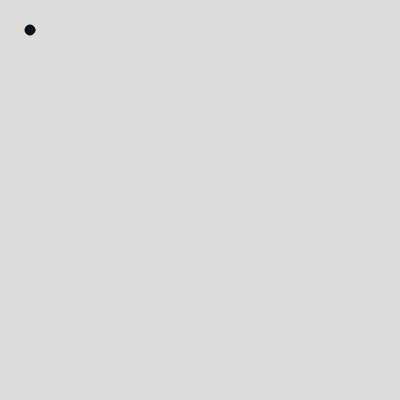
Frame 1 (no input)
Frame 60 (no input): identical to frame 1, image omitted
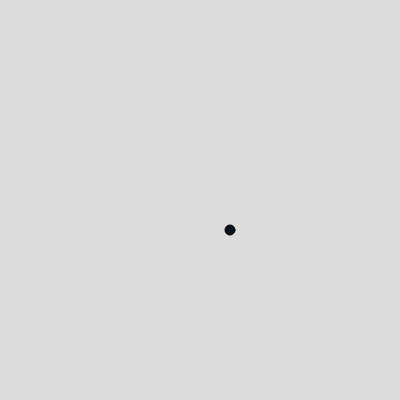
Frame 120 (the mouse pressed at the canvas centre since frame 60)

The p5.js sketch that drew these frames (run headless with seeded random() and noise() and a simulated clock; from frame 60 on, the mouse is pressed at the canvas centre):

// p5.js sketch
// ── sketch.js
function setup() {
  createCanvas(400, 400);
}

function draw() {
  background(220);
	fill(10,20,30);
	ellipse(mouseX+30,mouseY+30,10,10);
}
